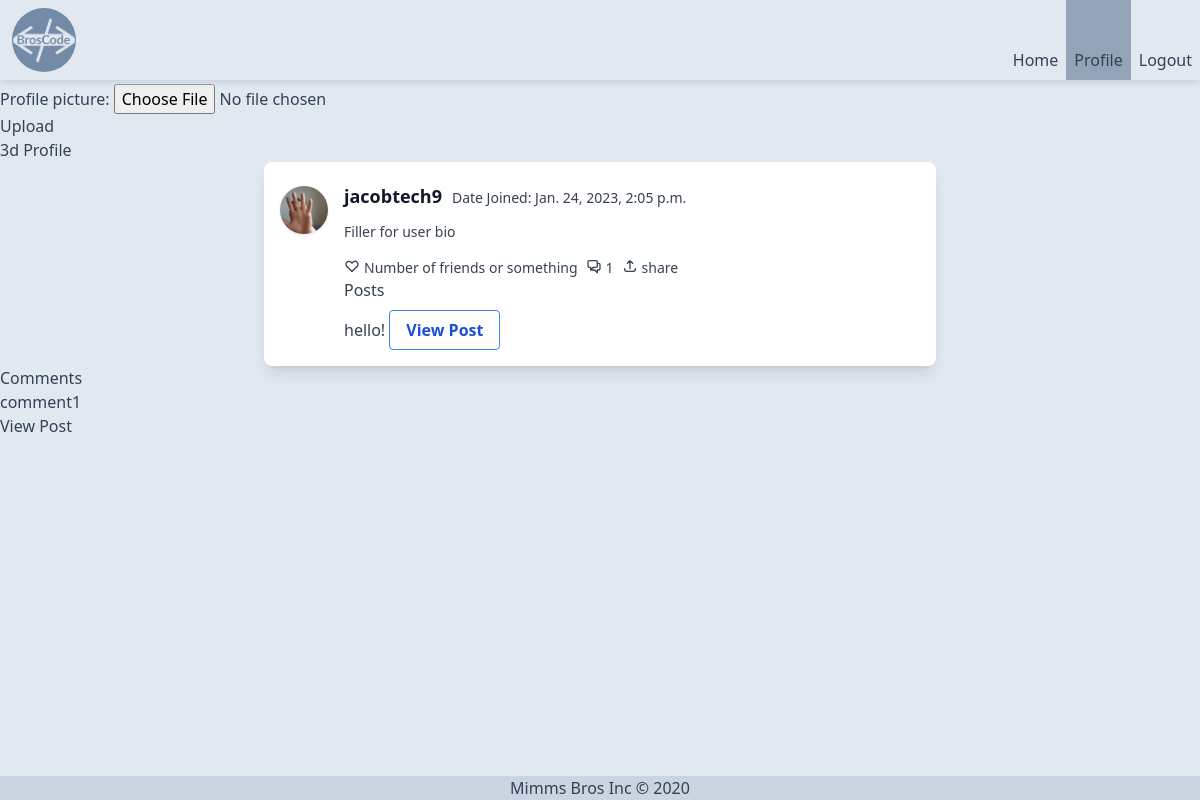
Page /profile/2/ (signed in) on the committed database.
### blog/models.py (models this page shows, shortened)
class User(AbstractUser):
    email = models.EmailField(max_length=254, unique=True, blank=False, null=False)
    friends = models.ManyToManyField('self', blank=True)
    profile_picture = models.ImageField(upload_to='images/', default='images/default.jpg', blank=True, null=True)

class Post(models.Model):
    author = models.ForeignKey(User, on_delete=models.CASCADE)
    title = models.CharField(max_length=100)
    content = models.TextField()
    created_at = models.DateTimeField(auto_now_add=True)
    updated_at = models.DateTimeField(auto_now=True)
    votes = models.IntegerField(default=0)
    users_upvoted = models.ManyToManyField(User, blank=True, related_name='users_upvoted_post')
    users_downvoted = models.ManyToManyField(User, blank=True, related_name='users_downvoted_post')

class Comment(models.Model):
    author = models.ForeignKey(User, on_delete=models.CASCADE)
    post = models.ForeignKey(Post, on_delete=models.CASCADE, blank=True, null=True)
    content = models.TextField()
    created_at = models.DateTimeField(auto_now_add=True)
    updated_at = models.DateTimeField(auto_now=True)
    votes = models.IntegerField(default=0)
    users_upvoted = models.ManyToManyField(User, blank=True, related_name='users_upvoted_comment')
    users_downvoted = models.ManyToManyField(User, blank=True, related_name='users_downvoted_comment')
    parent_comment = models.ForeignKey('self', on_delete=models.CASCADE, blank=True, null=True)
    def __str__(self):
        return self.content

### blog/views.py (the view, shortened to what this page needs)
# urls.py: path('profile/<int:pk>/', views.profile, name='profile'),
def profile(req, pk):
    if not req.user.is_authenticated:
        return HttpResponseRedirect(reverse('blog:login'))
    form = ProfilePictureForm(req.POST, req.FILES)
    user = get_object_or_404(User, pk=pk)
    posts = Post.objects.filter(author=user)
    comments = Comment.objects.filter(author=user)
    return render(req, 'blog/profile.html', {'user': user, 'posts': posts, 'comments': comments, 'form': form})

### blog/forms.py
class ProfilePictureForm(forms.ModelForm):
    class Meta:
        model = User
        fields = ['profile_picture']

### blog/templates/blog/profile.html (shortened to what this page needs)
{% extends "blog/base.html" %}
{% load static tailwind_tags %}
        {% block content %}
        <form method = "post" enctype="multipart/form-data">
            {{ form.as_p }}
            <button type="submit">Upload</button>
        </form>
        <a href="{% url 'blog:3d_profile' user.pk %}">3d Profile</a>
        <div class="flex bg-white shadow-lg rounded-lg mx-4 md:mx-auto max-w-md md:max-w-2xl ">
            <div class="flex items-start px-4 py-6">
            <img class="w-12 h-12 rounded-full object-cover mr-4 shadow" src="{{ user.profile_picture.url }}" alt="avatar">
            <div class="">
                <div class="flex items-center justify-between">
                    <h2 class="text-lg font-semibold text-gray-900 -mt-1">{{user.username}} </h2>
                    <small class="text-sm text-gray-700">Date Joined: {{user.date_joined}}</small>
                </div>
                <p class="mt-3 text-gray-700 text-sm">
                    Filler for user bio
                </p>
                <div class="mt-4 flex items-center">
                    <div class="flex mr-2 text-gray-700 text-sm ">
                        <svg fill="none" viewBox="0 0 24 24"  class="w-4 h-4 mr-1" stroke="currentColor">
                        <path stroke-linecap="round" stroke-linejoin="round" stroke-width="2" d="M4.318 6.318a4.5 4.5 0 000 6.364L12 20.364l7.682-7.682a4.5 4.5 0 00-6.364-6.364L12 7.636l-1.318-1.318a4.5 4.5 0 00-6.364 0z"/>
                        </svg>
                        <span>Number of friends or something
                        </span>
                    </div>
                    <div class="flex mr-2 text-gray-700 text-sm ">
                        <svg fill="none" viewBox="0 0 24 24" class="w-4 h-4 mr-1" stroke="currentColor">
                        <path stroke-linecap="round" stroke-linejoin="round" stroke-width="2" d="M17 8h2a2 2 0 012 2v6a2 2 0 01-2 2h-2v4l-4-4H9a1.994 1.994 0 01-1.414-.586m0 0L11 14h4a2 2 0 002-2V6a2 2 0 00-2-2H5a2 2 0 00-2 2v6a2 2 0 002 2h2v4l.586-.586z"/>
                        </svg>
                        <span> {{posts.count}} </span>
                    </div>
                    <div class="flex mr-2 text-gray-700 text-sm ">
                        <svg fill="none" viewBox="0 0 24 24" class="w-4 h-4 mr-1" stroke="currentColor">
                        <path stroke-linecap="round" stroke-linejoin="round" stroke-width="2" d="M4 16v1a3 3 0 003 3h10a3 3 0 003-3v-1m-4-8l-4-4m0 0L8 8m4-4v12"/>
                        </svg>
                        <span>share</span>
                    </div>
                </div>
                <div>
                    <h2 class="">Posts</h2>
                    {% for post in posts %}
                    <div class="mt-4 flex items-center">
                            <h5 class="">
                                {{post.title}}
                                <a class="bg-transparent hover:bg-blue-500 text-blue-700 font-semibold hover:text-white py-2 px-4 border border-blue-500 hover:border-transparent rounded" href="{% url 'blog:post' post.id %}">View Post</a>
                            </h5>
                    </div>
                    {% endfor %}
                </div>
            </div>
            </div>
        </div>
        <h2>Comments</h2>
        {% for comment in comments %}
        <div class="card-body">
            <h5 class="card-title">{{comment}}</h5>
            <a href="{% url 'blog:post' comment.post.id %}">View Post</a>
        </div>
        {% endfor %}
        {% endblock %}

### rows in the picture
User: profile_picture (placeholder picture), username "jacobtech9", date_joined "Jan. 24, 2023, 2:05 p.m."
Post: title "hello!"
Comment: content "comment1"

### other values in the picture
{{ posts.count }} "1"
